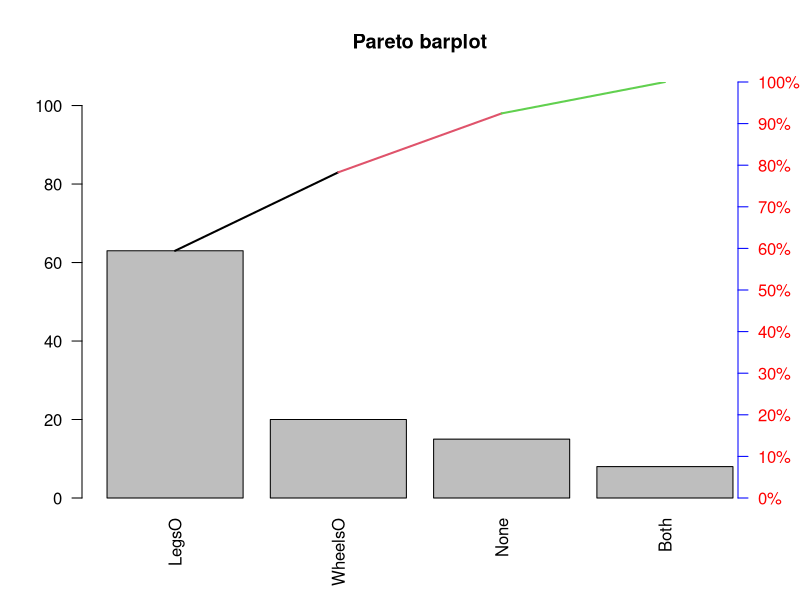
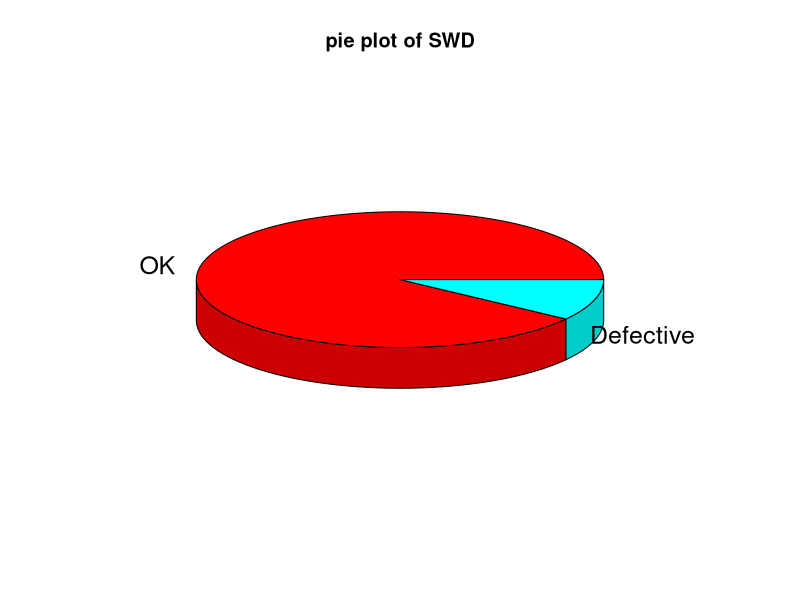
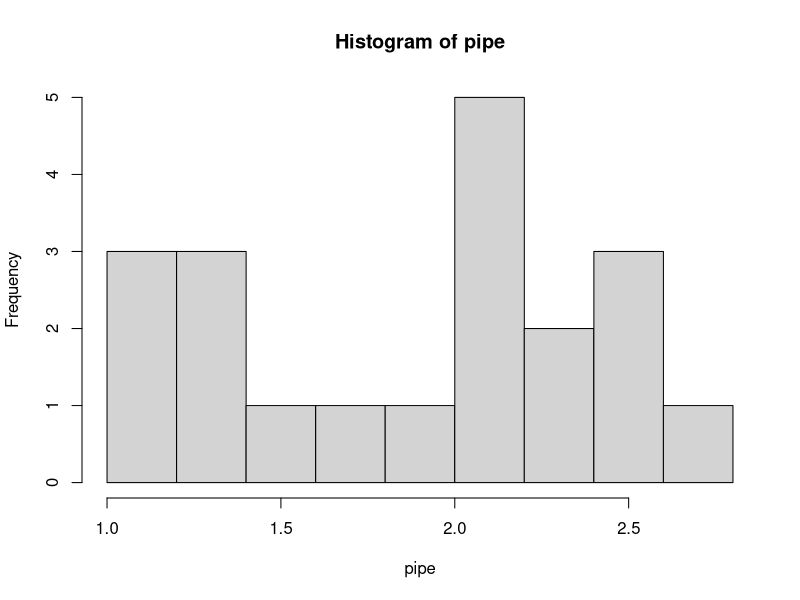
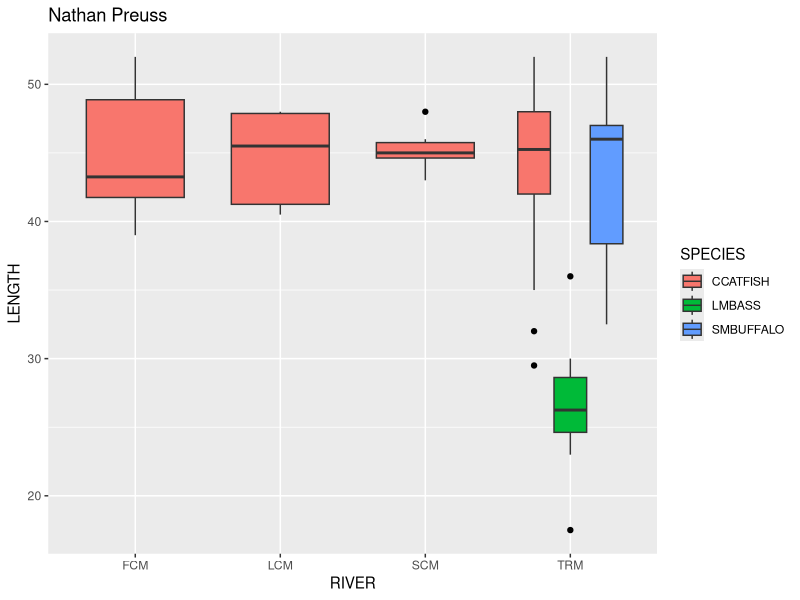

R code for these plots, in order:
## ---- chunk 1
knitr::opts_chunk$set(echo = TRUE)
## ---- chunk 2
getwd()
mtbe <- read.csv("MTBE.csv", header=TRUE)
ind=sample(1:223,5,replace=FALSE) # random indices
mtbe[ind,]
## ---- chunk 3
mtbeo <- na.omit(mtbe)
## ---- chunk 4
depth <- mtbeo[mtbeo$Aquifier == "Bedrock",]$Depth
sd(depth)
## ---- chunk 5
temp <- c(15, 8, 63, 20)
freq <- temp/sum(temp)
head(freq)
## ---- chunk 6
pareto<-function(x,mn="Pareto barplot",...){  # x is a vector
x.tab=table(x)
xx.tab=sort(x.tab, decreasing=TRUE,index.return=FALSE)
cumsum(as.vector(xx.tab))->cs
length(x.tab)->lenx
bp<-barplot(xx.tab,ylim=c(0,max(cs)),las=2)
lb<-seq(0,cs[lenx],l=11)
axis(side=4,at=lb,labels=paste(seq(0,100,length=11),"%",sep=""),las=1,line=-1,col="Blue",col.axis="Red")
for(i in 1:(lenx-1)){
segments(bp[i],cs[i],bp[i+1],cs[i+1],col=i,lwd=2)
}
title(main=mn,...)
}
RL=c("None","Both","LegsO","WheelsO")
l=rep(RL,temp)
pareto(l)
## ---- chunk 7
swd=read.csv("SWDEFECTS.csv", header=TRUE)
library(plotrix)
tab=table(swd$defect)
rtab=tab/sum(tab)
round(rtab,2)
pie3D(rtab,labels=list("OK","Defective"),main="pie plot of SWD")
## ---- chunk 8
pipe <- c(1.72, 2.50, 2.16, 2.13, 1.06, 2.24, 2.31, 2.03, 1.09, 1.40, 2.57, 2.64, 1.26, 2.05, 1.19, 2.13, 1.27, 1.51, 2.41, 1.95)
hist(pipe)
## ---- chunk 9
sd(pipe)
mean(pipe) + 4*sd(pipe)
mean(pipe) - 4*sd(pipe)
## ---- chunk 10
ants=read.csv("test.csv", header=TRUE)
head(ants)
## ---- chunk 11
mean(ants$AntSpecies)
median(ants$AntSpecies)
## ---- chunk 12
mean(ants[1:5, 5])
median(ants[1:5, 5])
## ---- chunk 13
mean(ants[6:11, 5])
median(ants[6:11, 5])
## ---- chunk 14
ddt <- read.csv("DDT.csv")
library(ggplot2)
x<-ggplot(ddt, aes(x=RIVER, y=LENGTH, fill =SPECIES)) + geom_boxplot(outlier.colour = "black") + ggtitle("Nathan Preuss") 
#It kept giving me errors with trying to change the font to courier, so hopefully the default is courier.
x
